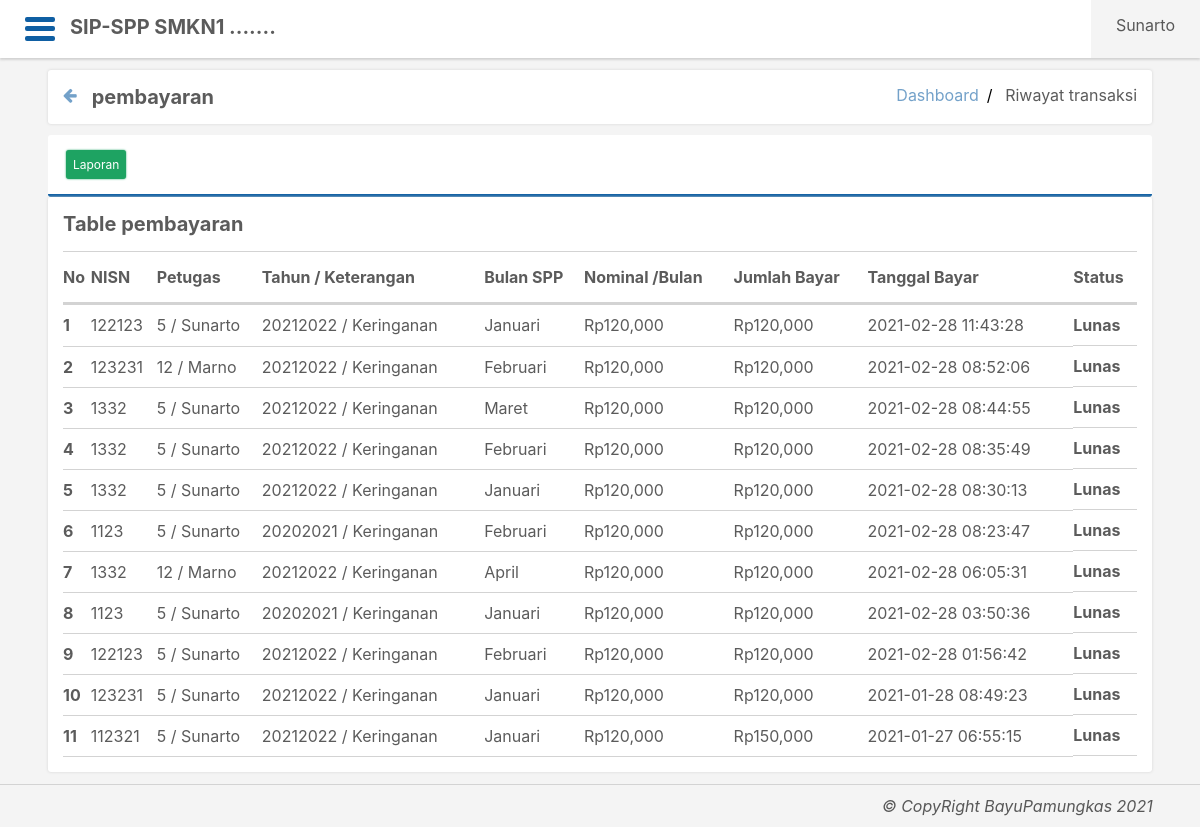
The page /bayar/riwayatbayar.php (signed in) on the database its author committed.
### tables this page shows
CREATE TABLE `tb_pembayaran` (
  `id_pembayaran` int(11) NOT NULL,
  `id_petugas` int(11) NOT NULL,
  `nisn` char(10) NOT NULL,
  `tgl_bayar` datetime NOT NULL,
  `bulan_dibayar` varchar(16) NOT NULL,
  `tahun_bayar` varchar(4) NOT NULL,
  `id_spp` int(11) NOT NULL,
  `jml_bayar` int(11) NOT NULL,
  `status` varchar(15) NOT NULL
);

CREATE TABLE `tb_petugas` (
  `id_petugas` int(11) NOT NULL,
  `nama_pengguna` varchar(25) NOT NULL,
  `kata_sandi` varchar(126) NOT NULL,
  `nama` varchar(35) NOT NULL,
  `level` enum('admin','petugas','siswa') NOT NULL
);

CREATE TABLE `tb_spp` (
  `id_spp` int(11) NOT NULL,
  `tahun` int(11) NOT NULL,
  `nominal` int(11) NOT NULL,
  `keterangan` varchar(35) NOT NULL
);

### function/Pembayaran.php (called while the page is built, shortened)
<?php
class Pembayaran
{
    public function __construct()
    {
        global $koneksi;
        $auth = new Auth();
        $this->db = $koneksi;
    }
    public function ambil($limit = null)
    {
        if (isset($limit)) {
            $pembayaran = $this->db->query("SELECT * FROM tb_pembayaran
            JOIN tb_petugas ON tb_petugas.id_petugas=tb_pembayaran.id_petugas
            WHERE status LIKE'%lunas%' ORDER BY tgl_bayar DESC LIMIT 3");
        }
        else {
            $pembayaran = $this->db->query("SELECT * FROM tb_pembayaran
            JOIN tb_petugas ON tb_petugas.id_petugas=tb_pembayaran.id_petugas
            JOIN tb_spp ON tb_spp.id_spp=tb_pembayaran.id_spp
            WHERE status LIKE'%lunas%'
            ORDER BY tgl_bayar DESC ");
        }
        $datapembayaran = [];
        while ($p = $pembayaran->fetch_assoc()) {
            $datapembayaran[] = $p;
        }
        $sum30day = $this->db->query("SELECT SUM(jml_bayar) AS total FROM tb_pembayaran
        JOIN tb_petugas ON tb_petugas.id_petugas=tb_pembayaran.id_petugas
        WHERE tgl_bayar > NOW() - INTERVAL 30 DAY AND tgl_bayar <= NOW() AND status LIKE'%lunas%'");
        $sum1m = $this->db->query("SELECT SUM(jml_bayar) AS total FROM tb_pembayaran
        JOIN tb_petugas ON tb_petugas.id_petugas=tb_pembayaran.id_petugas
        WHERE MONTH(tgl_bayar) = MONTH(CURDATE()) AND YEAR(tgl_bayar) <= YEAR(CURDATE()) AND status LIKE'%lunas%'");
        $data = [
            'data_pembayaran' => $datapembayaran,
            'sum30day' => $sum30day->fetch_assoc(),
            'sum1m' => $sum1m->fetch_assoc(),
        ];
        return $data;
    }
}

### function/Auth.php (called while the page is built, shortened)
<?php
class Auth
{
    public function ceklogin()
    {
        if (!isset($_SESSION['level'])) {
            header('location:' . url . 'masuk.php');
        } else {
            return true;
        }
    }
}

### public/bayar/riwayatbayar.php (the view, shortened to what this page needs)
<?php
require '../../function/init.php';
$pembayaran = new pembayaran();
if ($_SESSION['level'] == 'siswa') {
    if (isset($_GET['nisn'])) {
        $datapembayaran = $pembayaran->cari($_GET['nisn']);
    }
} else {
    $datapembayaran = $pembayaran->ambil()['data_pembayaran'];
}
include '../template/header.php';
?>
<div class="container">
    <?php if ($_SESSION['level'] == 'siswa') : ?>
        <div class="row bg-p b-sd" style="padding: 15px 0;justify-content: center">
            <div class="col-2">
                <form action="" method="GET">
                    <div class="form-grup">
                        <div class="row">
                            <div class="col">
                                <input class="form-kontrol" type="text" name="nisn" id="tahun" placeholder="Cari berdasakan NISN. EX : 1234xxxxxx">
                            </div>
                            <div>
                                <button style="padding: 10px;margin: 1px 0 ;font-size: 16px" class="tbl tbl-b" type="submit"><i class="fa fa-search"></i></button>
                            </div>
                        </div>
                    </div>
                </form>
            </div>
        </div>
        <?php if (isset($datapembayaran) && $datapembayaran != null) : ?>
            <div class="row bg-p" style="margin-top: 1%">
                <div class=" col-1" style="border-top: 3px solid #0f5fa3 ; padding: 5px 15px">
                </div>
                <div class="col b-sd" style="padding: 15px">
                    <h3 style="margin-bottom: 15px">Table pembayaran</h3>
                    <table>
                        <thead>
                            <tr>
                                <td>No</td>
                                <td>NISN</td>
                                <td>Petugas</td>
                                <td>Tahun / Keterangan</td>
                                <td>Bulan SPP</td>
                                <td>Nominal /Bulan</td>
                                <td>Jumlah Bayar</td>
                                <td>Tanggal Bayar</td>
                                <td>Status</td>
                            </tr>
                        </thead>
                        <tbody>
                            <?php foreach ($datapembayaran as $key => $value) : ?>
                                <tr>
                                    <td><?= $key + 1 ?></td>
                                    <td><?= $value['nisn'] ?></td>
                                    <td><?= $value['id_petugas'] . ' / ' . $value['nama'] ?></td>
                                    <td><?= $value['tahun'] . ' / ' . $value['keterangan'] ?></td>
                                    <td><?= $value['bulan_dibayar'] ?></td>
                                    <td>Rp<?= number_format($value['nominal']) ?></td>
                                    <td>Rp<?= number_format($value['jml_bayar']) ?></td>
                                    <td><?= $value['tgl_bayar'] ?></td>
                                    <td style="font-weight: bold"><?= $value['status'] ?></td>
                                </tr>
                            <?php endforeach; ?>
                        </tbody>
                    </table>
                </div>
            </div>
        <?php elseif (isset($datapembayaran)) : ?>
            <div class="row bg-p" style="margin-top: 1% ; height: 300px;justify-content: center;">
                <div class="col-2" style="text-align: center;margin-top: 15px">
                    <p style="font-size: 50px; opacity:0.3"> NISN YANG ANDA MASUKKAN TIDAK DITEMUKAN DI DATA MANAPUN</p>
                </div>
            </div>
        <?php endif; ?>
    <?php else : ?>
        <div class="row bg-p b-sd" style="padding: 15px;">
            <div class="tbl-back" style="margin-right:15px; color: #0f5ea395">
                <a style="cursor:pointer" onclick="window.history.back()">
                    <i class="fa fa-arrow-left"></i>
                </a>
            </div>
            <div class="col">
                <h3 style="">pembayaran</h3>
            </div>
            <div class="col">
                <ul class="breadcrumb">
                    <li><a href="<?= url ?>">Dashboard</a></li>
                    <li>Riwayat transaksi</li>
                </ul>
            </div>
        </div>
        <div class="row bg-p" style="margin-top: 1%">
            <div class=" col-1" style="border-bottom: 3px solid #0f5fa3 ; padding: 5px 15px">
                <div class="row" style="justify-content: space-between">
                    <div class="col-2">
                        <a href="<?= url ?>bayar/laporanpembayaran.php" class="tbl tbl-h">Laporan</a>
                    </div>
                </div>
            </div>
            <div class="col b-sd" style="padding: 15px">
                <h3 style="margin-bottom: 15px">Table pembayaran</h3>
                <table>
                    <thead>
                        <tr>
                            <td>No</td>
                            <td>NISN</td>
                            <td>Petugas</td>
                            <td>Tahun / Keterangan</td>
                            <td>Bulan SPP</td>
                            <td>Nominal /Bulan</td>
                            <td>Jumlah Bayar</td>
                            <td>Tanggal Bayar</td>
                            <td>Status</td>
                        </tr>
                    </thead>
                    <tbody>
                        <?php foreach ($datapembayaran as $key => $value) : ?>
                            <tr>
                                <td><?= $key + 1 ?></td>
                                <td><?= $value['nisn'] ?></td>
                                <td><?= $value['id_petugas'] . ' / ' . $value['nama'] ?></td>
                                <td><?= $value['tahun'] . ' / ' . $value['keterangan'] ?></td>
                                <td><?= $value['bulan_dibayar'] ?></td>
                                <td>Rp<?= number_format($value['nominal']) ?></td>
                                <td>Rp<?= number_format($value['jml_bayar']) ?></td>
                                <td><?= $value['tgl_bayar'] ?></td>
                                <td style="font-weight: bold"><?= $value['status'] ?></td>
                            </tr>
                        <?php endforeach; ?>
                    </tbody>
                </table>
            </div>
        </div>
    <?php endif; ?>
</div>
<?php include '../template/footer.php'; ?>

### public/template/header.php (shortened to what this page needs)
<!DOCTYPE html>
<html lang="en">
<head>
    <link rel="stylesheet" href="<?= url ?>assets/custom.style.css">
    <link rel="stylesheet" href="<?= url ?>assets/navbar.style.css">
    <link rel="stylesheet" href="<?= url ?>assets/font-awesome/css/font-awesome.css">
</head>
<div class="navbar">
    <div class="navSpan">
        <?php if (isset($_SESSION['nama'])) : ?>
            <div id="tbl-toggle">
                <span></span>
                <span></span>
                <span></span>
            </div>
        <?php endif; ?>
        <h3 style="font-weight: bold">SIP-SPP SMKN1 .......</h3>
    </div>
    <?php if (isset($_SESSION['nama'])) : ?>
        <div class="navProfil">
            <p><?= $_SESSION['nama'] ?></p>
        </div>
    <?php endif; ?>
</div>
<body>

### public/template/footer.php (shortened to what this page needs)
<footer>
    <p>&copy CopyRight <?= author . " " . date('Y') ?></p>
</footer>
</body>
</html>

### public/assets/custom.style.css (style rules this page uses)
* { margin: 0; padding: 0; }
body { background-color: #f4f4f4; color: rgba(0, 0, 0, 0.645); font-family: -apple-system, BlinkMacSystemFont, "Segoe UI", Roboto, Oxygen, Ubuntu, Cantarell, "Open Sans", "Helvetica Neue", sans-serif; }
a { text-decoration: none; }
.container { margin: 0 3%; padding: 1%; }
.b-sd { box-shadow: 0 0 3px #d3d3d3; }
.row { display: flex; flex-wrap: wrap; border-radius: 3px; }
.col { width: 100%; flex-basis: 0; flex: 1; border-radius: 3px; }
.col-1 { width: 100%; border-radius: 3px; }
.col-2 { width: 48%; border-radius: 3px; }
.bg-p { background-color: white; }
h3 { font-size: 20px; font-weight: bold; }
table { width: 100%; border-collapse: collapse; }
table thead tr { font-weight: bold; }
thead tr td { padding: 15px 0; border-bottom: 3px solid #d3d3d3; border-top: 1px solid #d3d3d3; }
tbody tr td { border-bottom: 1px solid #d3d3d3; padding: 10px 0; }
tbody tr td:first-child { font-weight: bold; }
tbody tr td:last-child { display: flex; }
.tbl { border: none; padding: 7px; font-size: 12px; color: white; border-radius: 3px; margin: 10px 3px; }
.tbl.tbl-h { display: inline-flex; background-color: #1ea362; box-shadow: 0 0 2px #1ea362; }
footer { border-top: 1px solid #d3d3d3; text-align: right; padding: 0 3%; }
footer p { font-style: italic; padding: 1%; }
ul.breadcrumb { display: flex; float: right; }
.breadcrumb li { display: inline; }
ul.breadcrumb li + li:before { padding: 8px; color: black; content: "/\00a0"; }
ul.breadcrumb li a { color: #0f5ea395; text-decoration: none; }

### public/assets/navbar.style.css (style rules this page uses)
.navbar { background-color: white; position: relative; box-shadow: 0 2px 2px #d3d3d3; display: flex; justify-content: space-between; align-content: center; z-index: 3; }
.navSpan { display: flex; justify-content: left; padding: 15px 25px; }
.navProfil { background-color: #f4f4f4; padding: 15px 25px; cursor: pointer; }
.navSpan #tbl-toggle { display: flex; justify-content: space-around; flex-direction: column; cursor: pointer; margin-right: 15px; height: 28px; }
#tbl-toggle span { background-color: #0f5fa3; height: 5px; width: 30px; border-radius: 2px; transform-origin: left; transition: all ease 300ms; }

### rows shown on the page
tb_pembayaran: nisn "122123", id_petugas.id_petugas "5", id_petugas.nama "Sunarto", id_spp.tahun "20212022", id_spp.keterangan "Keringanan", bulan_dibayar "Januari", id_spp.nominal "120,000", jml_bayar "120,000", tgl_bayar "2021-02-28 11:43:28", status "Lunas"
tb_pembayaran: nisn "123231", id_petugas.id_petugas "12", id_petugas.nama "Marno", id_spp.tahun "20212022", id_spp.keterangan "Keringanan", bulan_dibayar "Februari", id_spp.nominal "120,000", jml_bayar "120,000", tgl_bayar "2021-02-28 08:52:06", status "Lunas"
tb_pembayaran: nisn "1332", id_petugas.id_petugas "5", id_petugas.nama "Sunarto", id_spp.tahun "20212022", id_spp.keterangan "Keringanan", bulan_dibayar "Maret", id_spp.nominal "120,000", jml_bayar "120,000", tgl_bayar "2021-02-28 08:44:55", status "Lunas"
tb_pembayaran: nisn "1332", id_petugas.id_petugas "5", id_petugas.nama "Sunarto", id_spp.tahun "20212022", id_spp.keterangan "Keringanan", bulan_dibayar "Februari", id_spp.nominal "120,000", jml_bayar "120,000", tgl_bayar "2021-02-28 08:35:49", status "Lunas"
tb_pembayaran: nisn "1332", id_petugas.id_petugas "5", id_petugas.nama "Sunarto", id_spp.tahun "20212022", id_spp.keterangan "Keringanan", bulan_dibayar "Januari", id_spp.nominal "120,000", jml_bayar "120,000", tgl_bayar "2021-02-28 08:30:13", status "Lunas"
tb_pembayaran: nisn "1123", id_petugas.id_petugas "5", id_petugas.nama "Sunarto", id_spp.tahun "20202021", id_spp.keterangan "Keringanan", bulan_dibayar "Februari", id_spp.nominal "120,000", jml_bayar "120,000", tgl_bayar "2021-02-28 08:23:47", status "Lunas"
tb_pembayaran: nisn "1332", id_petugas.id_petugas "12", id_petugas.nama "Marno", id_spp.tahun "20212022", id_spp.keterangan "Keringanan", bulan_dibayar "April", id_spp.nominal "120,000", jml_bayar "120,000", tgl_bayar "2021-02-28 06:05:31", status "Lunas"
tb_pembayaran: nisn "1123", id_petugas.id_petugas "5", id_petugas.nama "Sunarto", id_spp.tahun "20202021", id_spp.keterangan "Keringanan", bulan_dibayar "Januari", id_spp.nominal "120,000", jml_bayar "120,000", tgl_bayar "2021-02-28 03:50:36", status "Lunas"
tb_pembayaran: nisn "122123", id_petugas.id_petugas "5", id_petugas.nama "Sunarto", id_spp.tahun "20212022", id_spp.keterangan "Keringanan", bulan_dibayar "Februari", id_spp.nominal "120,000", jml_bayar "120,000", tgl_bayar "2021-02-28 01:56:42", status "Lunas"
tb_pembayaran: nisn "123231", id_petugas.id_petugas "5", id_petugas.nama "Sunarto", id_spp.tahun "20212022", id_spp.keterangan "Keringanan", bulan_dibayar "Januari", id_spp.nominal "120,000", jml_bayar "120,000", tgl_bayar "2021-01-28 08:49:23", status "Lunas"
tb_pembayaran: nisn "112321", id_petugas.id_petugas "5", id_petugas.nama "Sunarto", id_spp.tahun "20212022", id_spp.keterangan "Keringanan", bulan_dibayar "Januari", id_spp.nominal "120,000", jml_bayar "150,000", tgl_bayar "2021-01-27 06:55:15", status "Lunas"

### other values the page prints
$_SESSION['nama'] "Sunarto"
author "BayuPamungkas"
